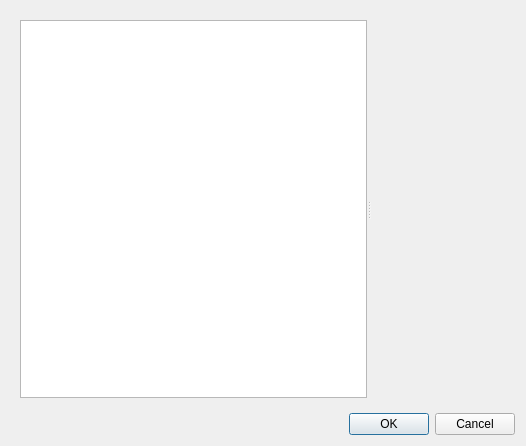
<?xml version="1.0" encoding="UTF-8"?>
<ui version="4.0">
 <class>DeviceManager</class>
 <widget class="QDialog" name="DeviceManager">
  <property name="geometry">
   <rect>
    <x>0</x>
    <y>0</y>
    <width>526</width>
    <height>446</height>
   </rect>
  </property>
  <property name="windowTitle">
   <string>Dialog</string>
  </property>
  <layout class="QVBoxLayout" name="verticalLayout">
   <item>
    <widget class="QWidget" name="widget" native="true">
     <layout class="QVBoxLayout" name="verticalLayout_2">
      <item>
       <widget class="QSplitter" name="splitter">
        <property name="orientation">
         <enum>Qt::Horizontal</enum>
        </property>
        <widget class="QListWidget" name="deviceList"/>
        <widget class="QWidget" name="widget_2" native="true"/>
       </widget>
      </item>
     </layout>
    </widget>
   </item>
   <item>
    <widget class="QDialogButtonBox" name="buttonBox">
     <property name="orientation">
      <enum>Qt::Horizontal</enum>
     </property>
     <property name="standardButtons">
      <set>QDialogButtonBox::Cancel|QDialogButtonBox::Ok</set>
     </property>
    </widget>
   </item>
  </layout>
 </widget>
 <resources/>
 <connections>
  <connection>
   <sender>buttonBox</sender>
   <signal>accepted()</signal>
   <receiver>DeviceManager</receiver>
   <slot>accept()</slot>
   <hints>
    <hint type="sourcelabel">
     <x>248</x>
     <y>254</y>
    </hint>
    <hint type="destinationlabel">
     <x>157</x>
     <y>274</y>
    </hint>
   </hints>
  </connection>
  <connection>
   <sender>buttonBox</sender>
   <signal>rejected()</signal>
   <receiver>DeviceManager</receiver>
   <slot>reject()</slot>
   <hints>
    <hint type="sourcelabel">
     <x>316</x>
     <y>260</y>
    </hint>
    <hint type="destinationlabel">
     <x>286</x>
     <y>274</y>
    </hint>
   </hints>
  </connection>
 </connections>
</ui>
